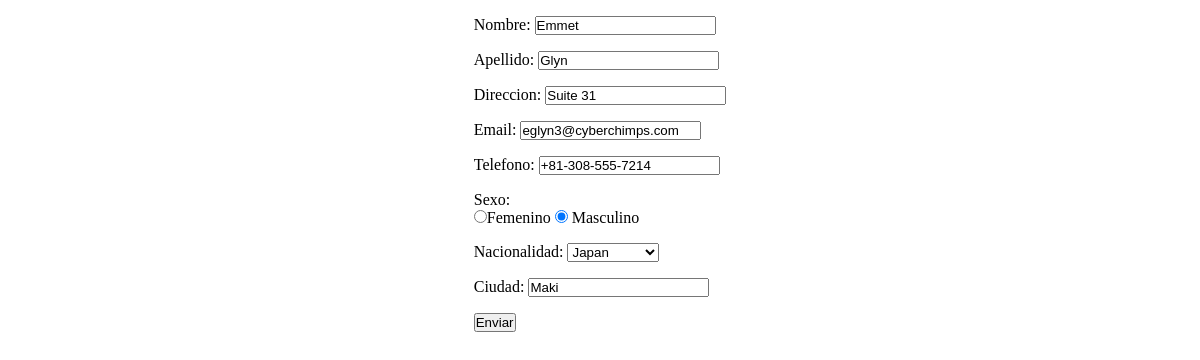
/modificar_formulario.php?mod=18235545, run on the app's committed database.
### tables this page shows
CREATE TABLE IF NOT EXISTS usuarios (
cedula INT(10) PRIMARY KEY NOT NULL,
nombre VARCHAR(20) NOT NULL,
apellido VARCHAR(20) NOT NULL,
direccion VARCHAR(100) NOT NULL,
email VARCHAR(30) NOT NULL,
telefono VARCHAR(20) NOT NULL,
sexo VARCHAR(2) NOT NULL,
nacionalidad VARCHAR(20) NOT NULL,
ciudad VARCHAR(20) NOT NULL
);

### modificar_formulario.php (the view, shortened to what this page needs)
<?php include "./conexion.php"; ?>
<html>
<head>
<link rel="stylesheet" href="./style.css">
</head>
<body>
<?php
$sql = "SELECT * FROM usuarios WHERE cedula ='$_GET[mod]'";
$result = mysqli_query($link, $sql);
$row = mysqli_fetch_assoc($result);
?>
<form id="form1" name="form1" method="post"
action="modificar_logica.php">
<label for="textfield">Nombre: <input type="text" name="nombre"
id="nombre" value="<?php print $row['nombre']; ?>" /></label>
<label for="textfield2">Apellido: <input type="text" name="apellido"
id="apellido" value="<?php print $row['apellido']; ?>" /></label>
<label for="textfield3">Direccion: <input type="text"
name="direccion" id="direccion" value="<?php print $row['direccion'];
?>" /></label>
<label for="textfield3">Email: <input type="text" name="email"
id="email" value="<?php print $row['email']; ?>" /></label>
<label for="textfield3">Telefono: <input type="text" name="telefono"
id="telefono" value="<?php print $row['telefono']; ?>" /></label>
<legend>Sexo:</legend>
<?php if ($row['sexo'] == 'F') { ?>
<input type="radio" name="sexo" value="F" id="F" checked="checked"
/>
<?php } else { ?> <input type="radio" name="sexo" value="F" id="F"
/><?php } ?>
<label for="F">Femenino</label>
<?php if ($row['sexo'] == 'M') { ?>
<input type="radio" name="sexo" value="M" id="M" checked="checked"
/>
<?php } else { ?> <input type="radio" name="sexo" value="M" id="M"
/><?php } ?>
<label for="M">Masculino</label>
<label for="select">Nacionalidad:
<select name="nacionalidad" id="nacionalidad">
<option value="<?php print $row['nacionalidad']; ?>"><?php print
$row['nacionalidad']; ?></option>
</select>
</label>
<label for="textfield3">Ciudad: <input type="text" name="ciudad"
id="ciudad" value="<?php print $row['ciudad']; ?>" /></label>
<input type="submit" name="submit" id="submit" value="Enviar">
</form>
</body>
</html>

### style.css (style rules this page uses)
* { margin: 0; padding: 0; box-sizing: border-box; }
body { display: flex; flex-direction: column; align-items: center; }
label { display: block; margin: 1rem 0; }
label[for="M"], label[for="F"] { display: inline; }

### data on the page
usuarios: nombre "Emmet", apellido "Glyn", direccion "Suite 31", email "eglyn3@cyberchimps.com", telefono "+81-308-555-7214", nacionalidad "Japan", ciudad "Maki"
